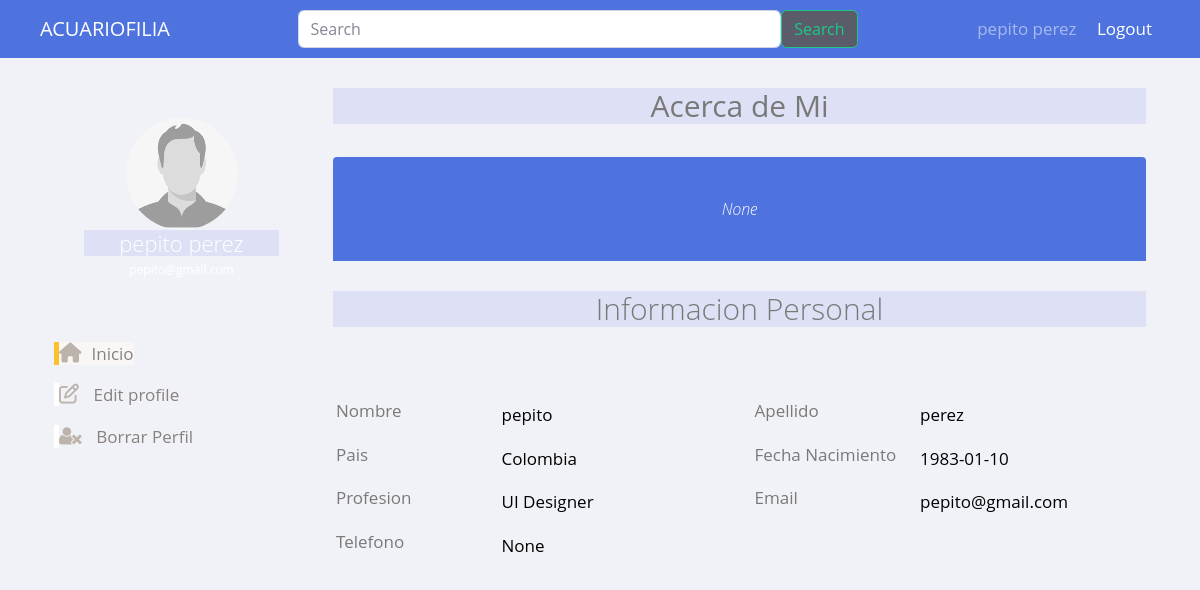
Page /perfil?codigo=6 (signed in) on the committed database.
### tables this page shows
CREATE TABLE User (UserId INTEGER PRIMARY KEY AUTOINCREMENT UNIQUE NOT NULL, name VARCHAR (20) NOT NULL, lastName VARCHAR (20) NOT NULL, email VARCHAR (30) UNIQUE NOT NULL, password VARCHAR (200) NOT NULL, birthay DATE NOT NULL, gender CHAR (15) NOT NULL, role INTEGER (1) NOT NULL, CreationDate DATETIME NOT NULL, ProfilePicURL VARCHAR (20), country CHAR (30), phone INTEGER, about CHAR (150));

### main.py (the view)
@app.route('/perfil')
def perfil():
    form = UserForm()
    if request.method == 'GET':
        idsel = request.args.get('codigo')
        sql = f'SELECT * FROM User WHERE UserId = {idsel}'
        db = get_db()
        cursorObj = db.cursor()
        cursorObj.execute(sql)
        psel = cursorObj.fetchall()[0]
        return render_template("perfil.html", psel=psel)

### forms/forms.py
class UserForm(FlaskForm):
    firstname = StringField('firstname', validators=[DataRequired(message="Este campo es requerido")], render_kw={"placeholder": "Su nombre"})
    lastname = StringField('Lastname', validators=[DataRequired(message="Este campo es requerido")], render_kw={"placeholder": "su apellido"})
    password = PasswordField('password', validators=[DataRequired(message="Este campo es requerido")], render_kw={"placeholder": "Digite contraseña"})
    passconf = PasswordField('passconf', validators=[DataRequired(message="Este campo es requerido")], render_kw={"placeholder": "Confirmar contraseña"})
    email = StringField(u'Mailing Address', validators=[DataRequired(message="Este campo es requerido")], render_kw={"placeholder": "Digite correo"})
    gender= SelectField('Genero', choices = [('Masculino'), ('Femenino'), ('Otro')], default="Please choose",)
    Birthdate = DateField('Birthdate', validators=[DataRequired(message="Este campo es requerido")],format='%d-%m-%y')

### db.py (called while the page is built)
def get_db():
    try:
        if 'db' not in g:
            print('Connection OK')
            g.db = sqlite3.connect('database.db')
        return g.db
    except Error:
        print(Error)

### templates/perfil.html (shortened to what this page needs)
<!DOCTYPE html>
<html lang="es">
<head>
    <link href="../static/css/sb-admin-2.min.css" rel="stylesheet">
    <link href="../static/css/styleperfil.css" rel="stylesheet">
    <link href="https://maxcdn.bootstrapcdn.com/font-awesome/4.3.0/css/font-awesome.min.css" rel="stylesheet">
</head>
{% block body %}
<nav class="navbar navbar-expand-lg navbar-dark bg-primary">
    <div class="container-fluid">
        <a class="navbar-brand" href="{{'login'}}">ACUARIOFILIA</a>
        <form class="d-flex" form action="{{url_for('search')}}" method="post" enctype="multipart/form-data">
            <input class="form-control me-2" type="search" name="palabra" placeholder="Search" aria-label="Search">
            <button class="btn btn-outline-success bg-primary bg-dark" type="submit">Search</button>
        </form>
        <div class="" id="">
            <div class="">
                {% if 'id' in session %}
                <span class="navbar-text p-2 bd-highlight"> {{ session['fullname'] }} </span>
                <span class="navbar-text p-2 bd-highlight"> <a href="{{'login'}}">Logout</a> </span>
                {% else %}
                <span class="navbar-text p-2 bd-highlight"> <a href="{{'login'}}">Login</a> </span>
                {% endif %}
            </div>
        </div>
    </div>
</nav>
<div class="container bootstrap snippets bootdey">
    <form class="datosPersonales" form action="" method="post" enctype="multipart/form-data">
        <div class="row">
            <div class="profile-nav col-md-3">
                <div class="panel">
                    <div class="user-heading round">
                        <a href="#">
                            <img src="../static/images/perfil/{% print(psel[9]) %}" alt="">
                        </a>
                        <h1>{%print(psel[1]+" "+ psel[2])%}</h1>
                        <p>{%print(psel[3])%}</p>
                    </div>
                    <div class="menu">
                        <ul class="nav nav-pills nav-stacked">
                            <li class="active"><a href="{{'feed'}}"> <i class="fas fa-home"></i>Inicio</a></li>
                            <li><a href="#"> <i class="fa fa-edit"></i> Edit profile</a></li>
                            <li><a href="#"> <i class="fa fa-user-times"></i> Borrar Perfil</a></li>
                        </ul>
                    </div>
                </div>
            </div>
            <div class="profile-info col-md-9">
                <div class="panel">
                    <h1>Acerca de Mi</h1> <br>
                    <div class="bio-graph-heading">
                        {%print(psel[12])%}
                    </div>
                    <div class="panel-body bio-graph-info">
                        <h1>Informacion Personal</h1> <br><br>
                        <div class="row">
                            <form>
                                {%if session['id']==psel[0]%}
                                    <div class="bio-row">
                                        <label for="nombre">Nombre </label>
                                        <input type="text" name="nombre" id="nombre" value="{%print(psel[1])%}" >
                                    </div>
                                    <div class="bio-row">
                                        <label for="apellido">Apellido </label>
                                        <input type="text" name="apellido" id="apellido" value="{%print(psel[2])%}" >
                                     </div>
                                    <div class="bio-row">
                                        <label for="pais">Pais </label>
                                        <input type="text" name="pais" id="pais" value="{%print(psel[10])%}" >
                                    </div>
                                    <div class="bio-row">
                                        <label for="nacimiento">Fecha Nacimiento</label>
                                        <input type="text" name="nacimiento" id="nacimiento" value="{%print(psel[5])%}" >
                                    </div>
                                    <div class="bio-row">
                                        <label for="profesion">Profesion</label>
                                        <input type="text" name="profesion" id="profesion" value="UI Designer" >
                                    </div>
                                    <div class="bio-row">
                                        <label for="email">Email</label>
                                        <input type="text" name="email" id="email" value="{%print(psel[3])%}" >
                                    </div>
                                    <div class="bio-row">
                                        <label for="telefono">Telefono</label>
                                        <input type="text" name="telefono" id="telefono" value="{%print(psel[11])%}" >
                                    </div>
                                {%endif%}
                            </form>
                        </div>
                    </div>
                </div>
            </div>
        </div>
    </form>
</div>
{% endblock %}
</html>

### static/css/styleperfil.css (style rules this page uses)
.d-flex { width: 50%; }
.profile-nav, .profile-info { margin-top:30px; }
.profile-nav .user-heading { background: url(../img/fondo3.jpg); background-size: cover; color: #fff; border-radius: 4px 4px 0 0; -webkit-border-radius: 4px 4px 0 0; padding: 30px; text-align: center; }
.profile-nav .user-heading h1 { font-size: 22px; font-weight: 300; margin-bottom: 5px; }
.profile-nav .user-heading p { font-size: 12px; }
.profile-nav .user-heading a img { width: 112px; height: 112px; border-radius: 50%; -webkit-border-radius: 50%; }
.profile-nav ul > li > a { border-radius: 0; -webkit-border-radius: 0; color: #89817f; border-left: 5px solid #fff; }
.profile-nav ul > li > a:hover, .profile-nav ul > li > a:focus, .profile-nav ul li.active a { background: #f8f7f5 !important; border-left: 5px solid #fbc02d; color: #89817f !important; }
.profile-nav ul > li > a > i { font-size: 20px; padding-right: 10px; color: #bcb3aa; }
.menu { height: 200px; }
.menu ul { display: flex; height: 70%; flex-direction: column; min-width: 200px; align-self: center; justify-content: space-evenly; }
.bio-graph-heading { background: #4e73df; color: #fff; text-align: center; font-style: italic; padding: 40px 110px; border-radius: 4px 4px 0 0; -webkit-border-radius: 4px 4px 0 0; font-size: 16px; font-weight: 300; }
.bio-graph-info h1 { font-size: 22px; font-weight: 300; margin: 0 0 20px; }
.panel h1 { background: rgba(56, 81, 223, 0.1); text-align: center; font-size: 30px; }
.panel-body { margin-top: 30px; }
.bio-row { display: flex; flex-direction: row; justify-content: space-between; width: 50%; margin-bottom: 10px; padding:0 15px; }
.bio-row input { background: none; border: 0; text-align: left; }

### rows in the picture
User: ProfilePicURL (picture), name+lastName "pepito perez", nombre "pepito", apellido "perez", pais "Colombia", nacimiento "1983-01-10", email "pepito@gmail.com"

### other values in the picture
{{ session['fullname'] }} "pepito perez"
{{ print(psel[12]) }} "None"
